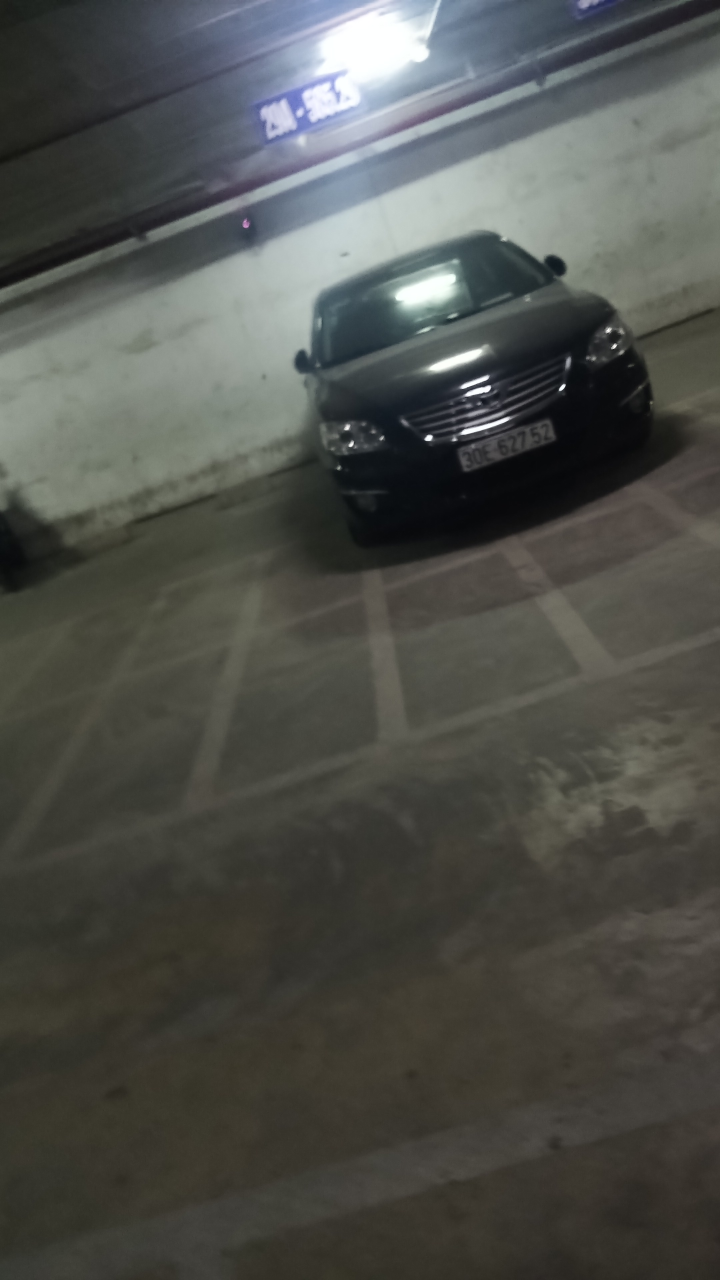
#> input picture images/14.jpg, 2160 x 3840 px (shown at 1/3 size)
$ python -i detect_plate.py   (imports and definitions only)
#> lines starting #> are read from the running program, lines starting #| are printed output that depends on the picture; after the words box and inside, x2 and y2 are one past the last pixel; in counts of white or black regions, pixels touching at a corner belong together
#> further down, picture is the input picture: shape (3840, 2160, 3); mean B, G, R 75.4, 80.3, 78.8
import cv2 as cv2
import numpy as np
from ultralytics import YOLO
import pandas as pd

# ------------------------Preprocessing Start----------------------------------------
# Read the image file
# image = cv2.imread('test.jpg')

def get_plate(image):
    # Convert to Grayscale Image
    gray_image = cv2.cvtColor(image, cv2.COLOR_BGR2GRAY)
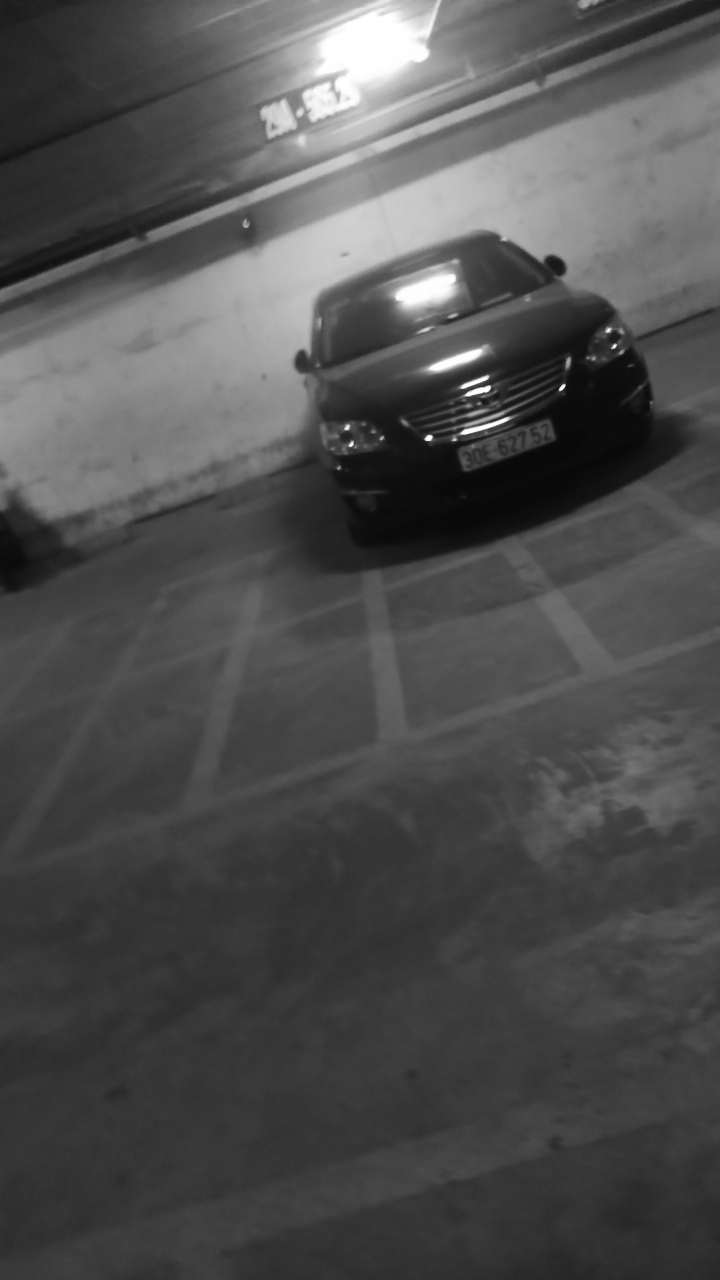
#> gray_image: shape (3840, 2160) (shown at 1/3 size); min 0, max 255, mean 79.3

    gray_image = cv2.fastNlMeansDenoising(gray_image, None, 20, 7, 21)


    # # # Canny Edge Detection
    canny_edge = cv2.Canny(gray_image, 170, 200)
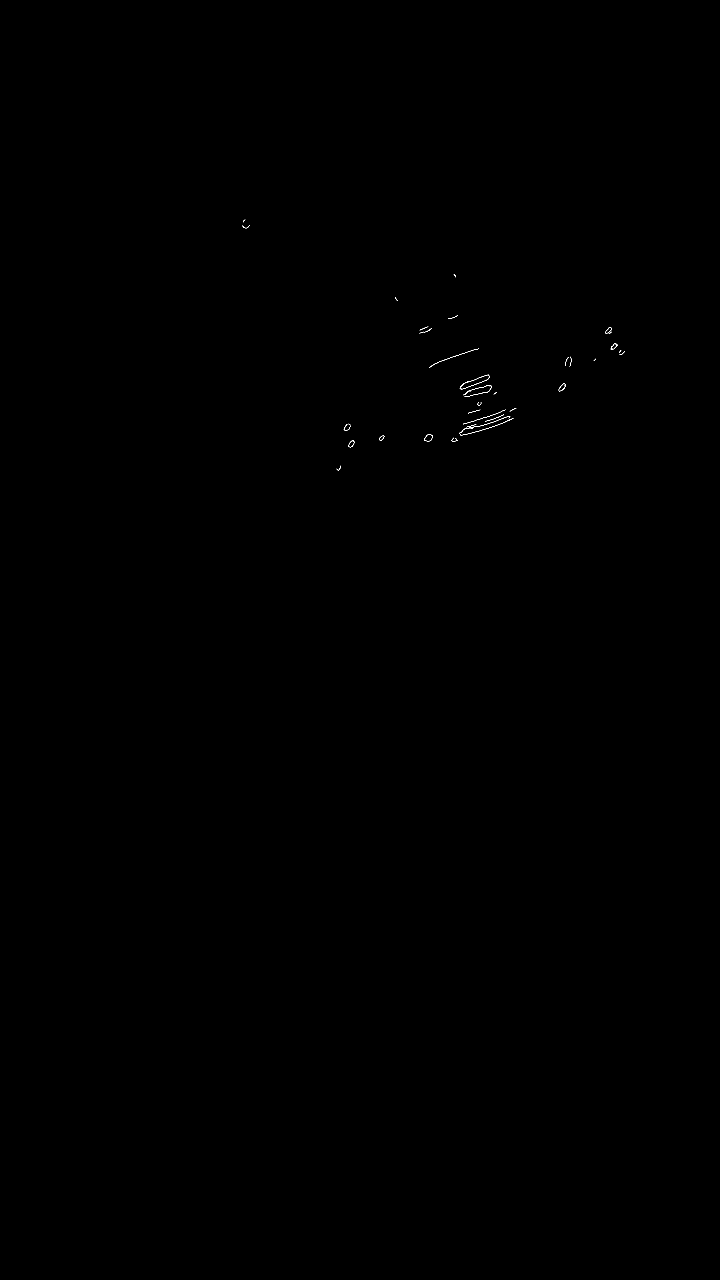
#> canny_edge: shape (3840, 2160) (shown at 1/3 size); 0.03% white in thin lines or dots, all inside (x1, y1, x2, y2) = (727, 659, 1874, 1411)

    # morphological operations

    kernel = np.ones((5, 15), np.uint8)

    canny_edge = cv2.dilate(canny_edge, None)
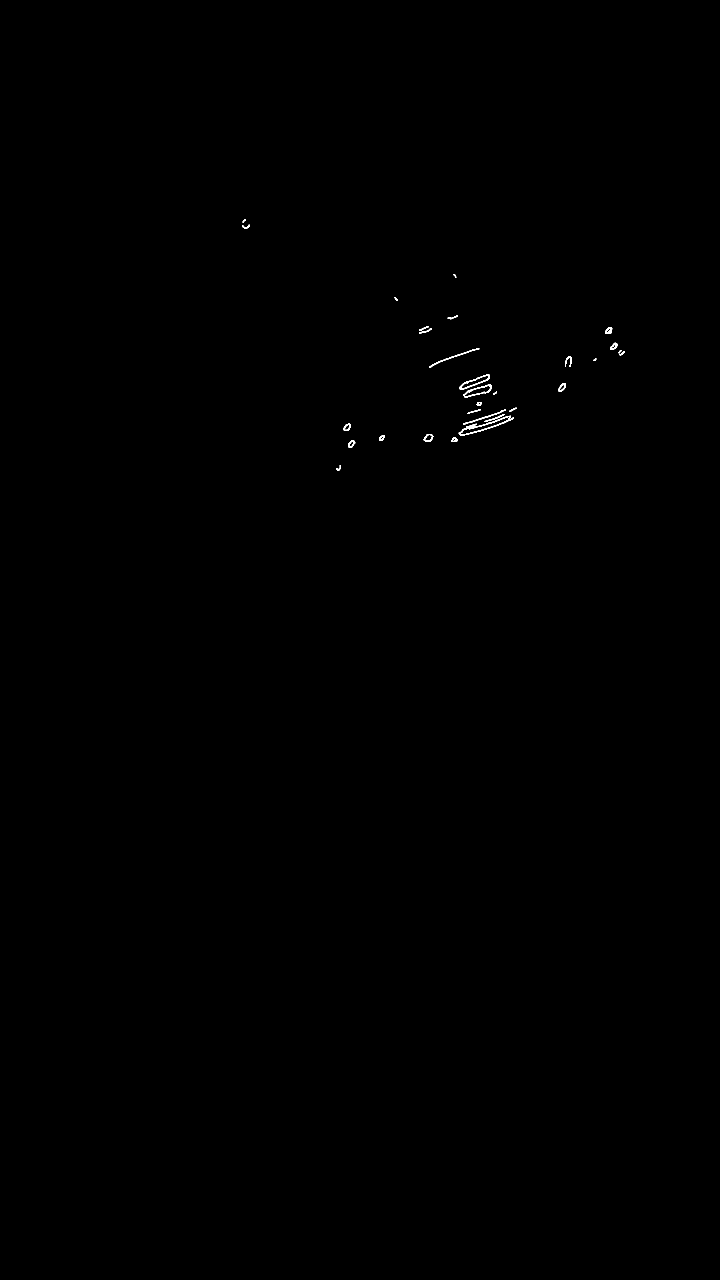
#> canny_edge: shape (3840, 2160) (shown at 1/3 size); 0.09% white; 31 white regions, largest, box (x1, y1, x2, y2) and area: (1376, 1247, 1542, 1307) 1381, (1378, 1123, 1470, 1169) 773, (1389, 1154, 1475, 1192) 704

    canny_edge = cv2.erode(canny_edge, None)

    # -------------------------Preprocessing End---------------------------------------

    # -------------------------Candidate area detection Start---------------------------------------
    # Find contours based on Edges
    contours, new = cv2.findContours(
        canny_edge.copy(), cv2.RETR_LIST, cv2.CHAIN_APPROX_SIMPLE)
#> contours = 41 contours, 25 with area under 20; largest, box (x1, y1, x2, y2) and area: (1379, 1124, 1469, 1168) 1272, (1381, 1125, 1468, 1168) 1206, (1272, 1303, 1299, 1324) 366, (1273, 1303, 1298, 1324) 344, (1676, 1151, 1697, 1174) 256; new = 41 rows, first 6: [1, -1, -1, -1], [2, 0, -1, -1], [3, 1, -1, -1], [4, 2, -1, -1], [5, 3, -1, -1], [6, 4, -1, -1]
    contours = sorted(contours, key=cv2.contourArea, reverse=True)[:30]
#> contours = 30 contours, 14 with area under 20; largest, box (x1, y1, x2, y2) and area: (1379, 1124, 1469, 1168) 1272, (1381, 1125, 1468, 1168) 1206, (1272, 1303, 1299, 1324) 366, (1273, 1303, 1298, 1324) 344, (1676, 1151, 1697, 1174) 256

    # Initialize license Plate contour and x,y coordinates
    contour_with_license_plate = None
    license_plate = None
    x = None
    y = None
    w = None
    h = None

    # Find the contour with 4 potential corners and creat ROI around it
    for contour in contours:
        # Find Perimeter of contour and it should be a closed contour
        perimeter = cv2.arcLength(contour, True)
        approx = cv2.approxPolyDP(contour, 0.01 * perimeter, True)
        if len(approx) == 4:  # see whether it is a Rect
            print("Got ctr")
            contour_with_license_plate = approx
#> this loop made 30 passes
#> (perimeter, contour_with_license_plate) on passes 17, 18, 25: (342.4, [[1436, 1046], [1319, 1084], [1288, 1102], [1322, 1083]]), (372.1, [[1540, 1254], [1441, 1292], [1380, 1303], [1441, 1292]]), (129.4, [[1511, 1243], [1491, 1253], [1455, 1264], [1494, 1252]])
#> perimeter on passes 1 to 6: 219.5, 213.5, 76.18, 72.18, 68.18, 63.94
#| Got ctr
#| Got ctr
#| Got ctr

    if contour_with_license_plate is not None:
        return contour_with_license_plate
    else:
        return None


# [37 lines not run here, left out]

>>> import cv2
>>> picture = cv2.imread('images/14.jpg')
>>> result = get_plate(picture)
#> result = [[1511, 1243], [1491, 1253], [1455, 1264], [1494, 1252]]
